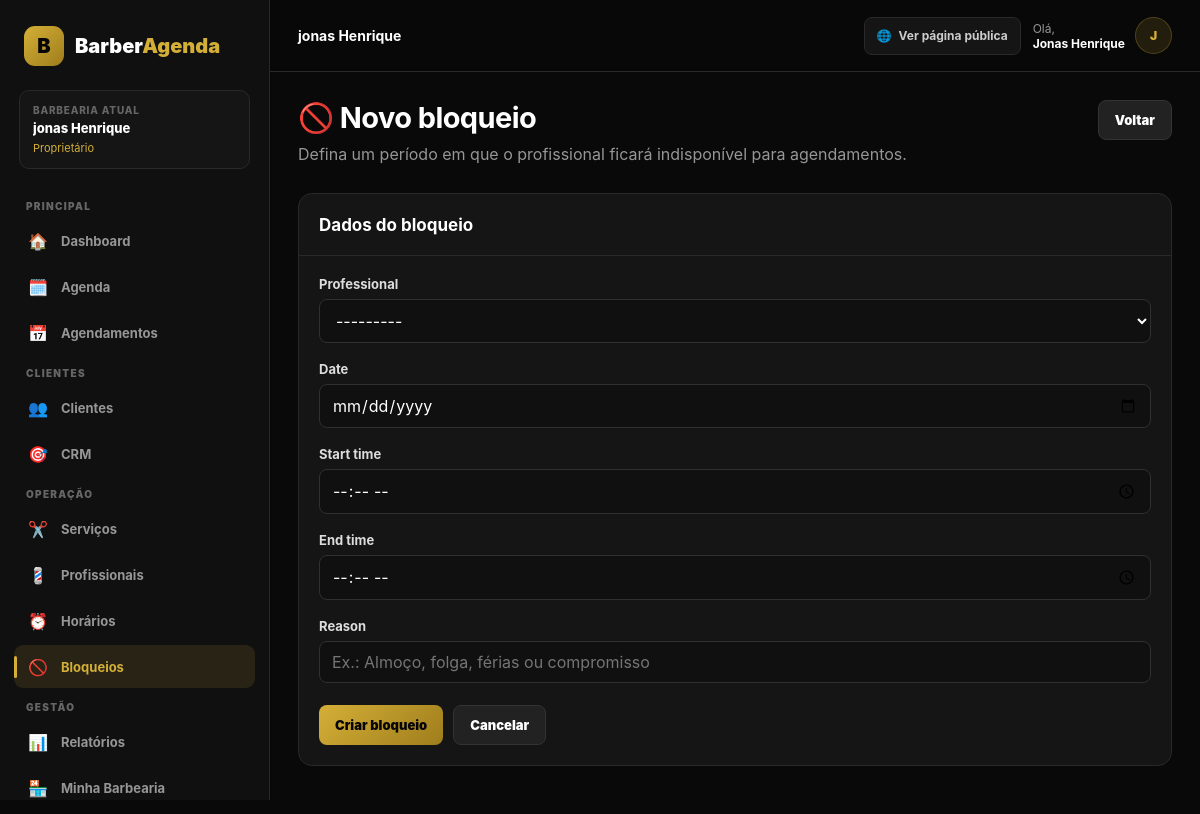
The app's page /dashboard/bloqueios/novo/ (signed in) with its own data.
### apps/barbershops/models.py (models this page shows, shortened)
class Barbershop(models.Model):
    name = models.CharField(
        max_length=150,
    )
    slug = models.SlugField(
        unique=True,
    )
    phone = models.CharField(
        max_length=20,
        blank=True,
    )
    whatsapp = models.CharField(
        max_length=20,
        blank=True,
    )
    address = models.CharField(
        max_length=255,
        blank=True,
    )
    city = models.CharField(
        max_length=100,
        blank=True,
    )
    state = models.CharField(
        max_length=2,
        blank=True,
    )
    logo = models.ImageField(
        upload_to="barbershops/",
        blank=True,
        null=True,
    )
    active = models.BooleanField(
        default=True,
    )
    created_at = models.DateTimeField(
        auto_now_add=True,
    )
    updated_at = models.DateTimeField(
        auto_now=True,
    )

### apps/accounts/models.py (models this page shows, shortened)
class Membership(models.Model):
    ROLE_DEV = "dev"
    ROLE_OWNER = "owner"
    ROLE_MANAGER = "manager"
    ROLE_RECEPTIONIST = "receptionist"
    ROLE_PROFESSIONAL = "professional"
    ROLE_CHOICES = [
        (ROLE_DEV, "Dev"),
        (ROLE_OWNER, "Proprietário"),
        (ROLE_MANAGER, "Gerente"),
        (ROLE_RECEPTIONIST, "Recepcionista"),
        (ROLE_PROFESSIONAL, "Profissional"),
    ]
    user = models.ForeignKey(
        settings.AUTH_USER_MODEL,
        on_delete=models.CASCADE,
        related_name="memberships",
    )
    barbershop = models.ForeignKey(
        Barbershop,
        on_delete=models.CASCADE,
        related_name="memberships",
    )
    role = models.CharField(
        max_length=30,
        choices=ROLE_CHOICES,
    )
    active = models.BooleanField(
        default=True,
    )
    created_at = models.DateTimeField(
        auto_now_add=True,
    )
    updated_at = models.DateTimeField(
        auto_now=True,
    )
    class Meta:
        constraints = [
            models.UniqueConstraint(
                fields=[
                    "user",
                    "barbershop",
                ],
                name="unique_membership",
            )
        ]
    @property
    def is_dev(self):
        return self.role == self.ROLE_DEV
    @property
    def can_manage_barbershop(self):
        return self.role in {
            "dev",
            "owner",
            "manager",
        }
    @property
    def can_manage_professionals(self):
        return self.role in {
            "dev",
            "owner",
            "manager",
        }
    @property
    def can_manage_subscription(self):
        return self.role in {
            "dev",
            "owner",
        }

### apps/dashboard/views.py (the view, shortened to what this page needs)
@login_required
@barbershop_required
@permission_required(
    "can_manage_professionals"
)
def block_create(request):
    form = ScheduleBlockForm(
        request.POST or None,
        barbershop=request.barbershop,
    )
    return render(
        request,
        "dashboard/block_form.html",
        {
            "form": form,
            "title": "Novo bloqueio",
            "button_text": "Criar bloqueio",
        },
    )

### apps/dashboard/templates/dashboard/block_form.html (shortened to what this page needs)
{% extends "dashboard/base_dashboard.html" %}
{% block content %}
<div class="page-header">
    <div>
        <h1>🚫 {{ title }}</h1>
        <p>
            Defina um período em que o profissional
            ficará indisponível para agendamentos.
        </p>
    </div>
    <a
        href="{% url 'dashboard:blocks' %}"
        class="btn btn-secondary"
    >
        Voltar
    </a>
</div>
<div class="panel">
    <div class="panel-header">
        <h2>Dados do bloqueio</h2>
    </div>
    <div class="panel-body">
        <form method="post">
            {% for field in form %}
                <div class="form-group">
                    <label for="{{ field.id_for_label }}">
                        {{ field.label }}
                    </label>
                    {{ field }}
                </div>
            {% endfor %}
            <div
                style="
                    display:flex;
                    gap:10px;
                    flex-wrap:wrap;
                    margin-top:22px;
                "
            >
                <button
                    type="submit"
                    class="btn"
                >
                    {{ button_text }}
                </button>
                <a
                    href="{% url 'dashboard:blocks' %}"
                    class="btn btn-secondary"
                >
                    Cancelar
                </a>
            </div>
        </form>
    </div>
</div>
{% endblock %}

### apps/dashboard/templates/dashboard/base_dashboard.html (shortened to what this page needs)
<!DOCTYPE html>
<html lang="pt-BR">
<head>
</head>
<body>
<div class="dashboard-layout">
    <aside
        class="sidebar"
        id="sidebar"
    >
        <a
            href="{% url 'dashboard:home' %}"
            class="logo"
        >
            <div class="logo-icon">
                B
            </div>
            <div>
                Barber<span>Agenda</span>
            </div>
        </a>
        {% if request.barbershop %}
            <div class="sidebar-business">
                <div class="sidebar-business-label">
                    Barbearia atual
                </div>
                <div class="sidebar-business-name">
                    {{ request.barbershop.name }}
                </div>
                {% if request.membership %}
                    <div class="sidebar-role">
                        {% if request.user.is_superuser %}
                            💻 Dev
                        {% else %}
                            {{ request.membership.get_role_display }}
                        {% endif %}
                    </div>
                {% endif %}
            </div>
        {% endif %}
        <div class="sidebar-title">
            Principal
        </div>
        <nav class="menu">
            <a
                href="{% url 'dashboard:home' %}"
                class="menu-link
                "
            >
                <span class="menu-icon">🏠</span>
                Dashboard
            </a>
            <a
                href="{% url 'dashboard:agenda' %}"
                class="menu-link
                "
            >
                <span class="menu-icon">🗓️</span>
                Agenda
            </a>
            <a
                href="{% url 'dashboard:bookings' %}"
                class="menu-link
                "
            >
                <span class="menu-icon">📅</span>
                Agendamentos
            </a>
        </nav>
        <div class="sidebar-title">
            Clientes
        </div>
        <nav class="menu">
            <a
                href="{% url 'dashboard:customers' %}"
                class="menu-link
                "
            >
                <span class="menu-icon">👥</span>
                Clientes
            </a>
            <a
                href="{% url 'dashboard:crm' %}"
                class="menu-link
                "
            >
                <span class="menu-icon">🎯</span>
                CRM
            </a>
        </nav>
        <div class="sidebar-title">
            Operação
        </div>
        <nav class="menu">
            <a
                href="{% url 'dashboard:services' %}"
                class="menu-link
                "
            >
                <span class="menu-icon">✂️</span>
                Serviços
            </a>
            <a
                href="{% url 'dashboard:professionals' %}"
                class="menu-link
                "
            >
                <span class="menu-icon">💈</span>
                Profissionais
            </a>
            <a
                href="{% url 'dashboard:schedules' %}"
                class="menu-link
                "
            >
                <span class="menu-icon">⏰</span>
                Horários
            </a>
            <a
                href="{% url 'dashboard:blocks' %}"
                class="menu-link
                {% if request.resolver_match.url_name == 'blocks' or request.resolver_match.url_name == 'block_create' %}
                    active
                {% endif %}"
            >
                <span class="menu-icon">🚫</span>
                Bloqueios
            </a>
        </nav>
        <div class="sidebar-title">
            Gestão
        </div>
        <nav class="menu">
            <a
                href="{% url 'dashboard:reports' %}"
                class="menu-link
                "
            >
                <span class="menu-icon">📊</span>
                Relatórios
            </a>
            {% if request.user.is_superuser or request.membership.can_manage_barbershop %}
                <a
                    href="{% url 'dashboard:barbershop_settings' %}"
                    class="menu-link
                    "
                >
                    <span class="menu-icon">🏪</span>
                    Minha Barbearia
                </a>
            {% endif %}
        </nav>
    </aside>
    <main class="main">
        <header class="topbar">
            <div class="topbar-left">
                <div class="topbar-title">
                    {% if request.barbershop %}
                        {{ request.barbershop.name }}
                    {% else %}
                        Painel da Barbearia
                    {% endif %}
                </div>
            </div>
            <div class="topbar-actions">
                {% if request.barbershop %}
                    <a
                        href="/b/{{ request.barbershop.slug }}/"
                        target="_blank"
                        class="public-page-button"
                    >
                        🌐
                        <span>
                            Ver página pública
                        </span>
                    </a>
                {% endif %}
                <div class="topbar-user">
                    <div class="topbar-user-text">
                        Olá,
                        <strong>
                            {% if request.user.first_name %}
                                {{ request.user.first_name }}
                            {% else %}
                                {{ request.user.username }}
                            {% endif %}
                        </strong>
                    </div>
                    <div class="user-avatar">
                        {% if request.user.first_name %}
                            {{ request.user.first_name|first|upper }}
                        {% else %}
                            {{ request.user.username|first|upper }}
                        {% endif %}
                    </div>
                </div>
            </div>
        </header>
        <div class="content">
            {% block content %}
            {% endblock %}
        </div>
    </main>
</div>
</body>
</html>

### records on screen
Barbershop: barbershop.name "jonas Henrique"
Membership: membership.role "Proprietário"

### other values on screen
{{ request.user.first_name }} "Jonas Henrique"
{{ request.user.first_name|first|upper }} "J"
{{ title }} "Novo bloqueio"
{{ field.label }} "Professional" "Date" "Start time" "End time" "Reason"
{{ button_text }} "Criar bloqueio"
